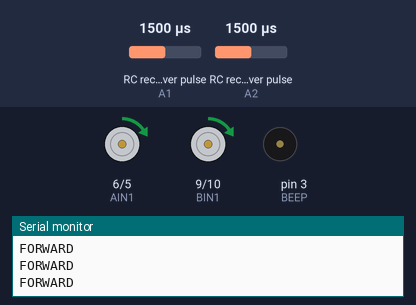
The sketch below on a simulated Arduino Nano, built with avr-gcc and run on an emulated ATmega328P. Parts: motor-driver pin pairs drawn as motors (green arrow = first pin HIGH = forward, orange = second pin HIGH = backward, longer = more drive), buzzer (waves = sounding, pin HIGH), the last lines printed to the serial monitor. Wiring (inferred from the names in the program): 2 × RC receiver channel: data A1 / data A2. The test bench sets the inputs (shaded band); at power-on: RC receiver pulse (sensors on A1, A2) 1500 µs.

Above: at 1.2 s.
1.3 s: RC receiver pulse (sensor on A1) set to 1020 µs
At 1.8 s:
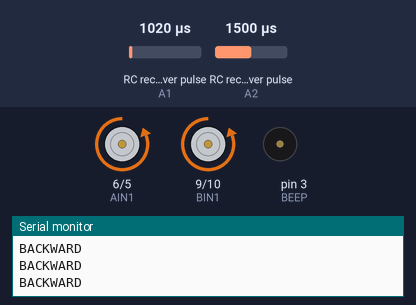
2.8 s: RC receiver pulse (sensor on A2) set to 1020 µs
At 4.0 s:
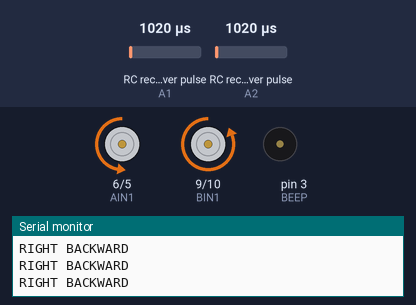
4.3 s: RC receiver pulse (sensor on A1) set to 1750 µs
At 5.2 s:
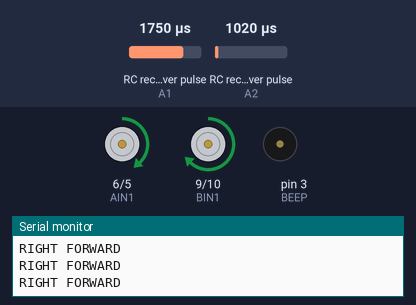
5.8 s: RC receiver pulse (sensor on A2) set to 1750 µs
At 6.4 s:
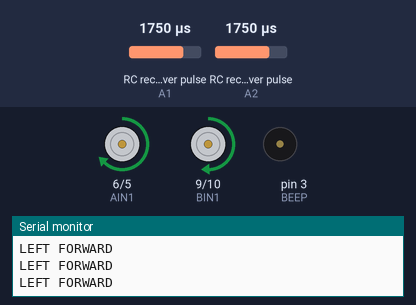
7.3 s: RC receiver pulse (sensor on A1) set to 1250 µs
At 8.5 s:
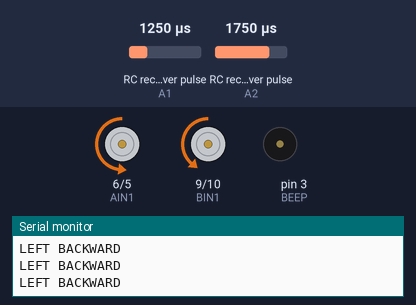
8.8 s: RC receiver pulse (sensor on A2) set to 1250 µs
At 9.9 s:
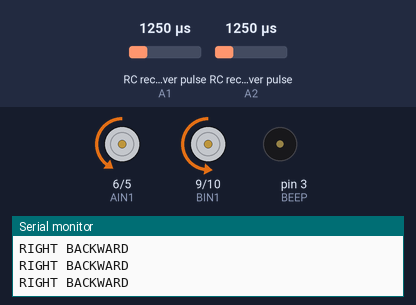
Timing chart, 0 to 11.3 s (numbered marks = the images above; inputs shaded):
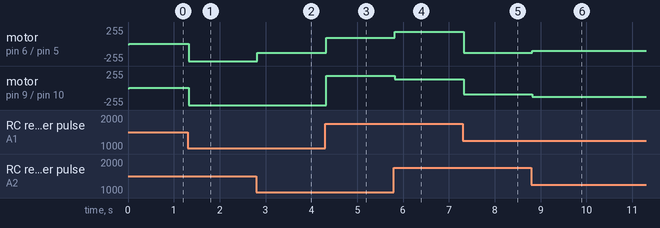

Measured:
- after the input at 1.3 s, motor on pin 6 (AIN1) / pin 5 (AIN2), motor on pin 9 (BIN1) / pin 10 (BIN2): forward 7/255 → backward 255/255 at once
- after the input at 2.8 s, motor on pin 6 (AIN1) / pin 5 (AIN2): backward 255/255 → backward 128/255 at once
- after the input at 4.3 s, motor on pin 6 (AIN1) / pin 5 (AIN2): backward 128/255 → forward 92/255 at once; motor on pin 9 (BIN1) / pin 10 (BIN2): backward 255/255 → forward 184/255 at once
- after the input at 5.8 s, motor on pin 6 (AIN1) / pin 5 (AIN2): forward 92/255 → forward 184/255 at once; motor on pin 9 (BIN1) / pin 10 (BIN2): forward 184/255 → forward 135/255 at once
- after the input at 7.3 s, motor on pin 6 (AIN1) / pin 5 (AIN2): forward 184/255 → backward 130/255 at once; motor on pin 9 (BIN1) / pin 10 (BIN2): forward 135/255 → backward 95/255 at once
- after the input at 8.8 s, motor on pin 6 (AIN1) / pin 5 (AIN2): backward 130/255 → backward 99/255 at once; motor on pin 9 (BIN1) / pin 10 (BIN2): backward 95/255 → backward 130/255 at once

The sketch:

buggy_firmware.ino
```cpp
/*
 * All-Terrain Buggy
 * Firmware for interfacing with buggy and remote control
 * Authors: Akshat Sahay, Chris Caron, Sebastian Armstrong
 */

/*
 * FlySky FS-GT
 * ------------
 * The FlySky FS-GT is a radio receiver module which pairs to a FlySky hobbyist controller.
 *
 * We connect this receiver to our Feather 328P and read the pulses on different channels using the pulseIn function.
 * CHANNEL_1 refers to the left joystick's vertical motion.
 * CHANNEL_2 refers to the right joystick's horizontal motion.
 * CHANNEL_3 refers to the right pot
 */

/* pin assignments for FlySky receiver signals */
#define CHANNEL_1 A1 // controller CH2
#define CHANNEL_2 A2 // controller CH4
#define CHANNEL_3 A3 // controller flipswitch L

/*
 * DRV8871 Motor Driver
 * --------------------
 * The DRV8871 is a brushed DC motor driver. Two logic inputs control 4 N-channel MOFSETs for bidirectional control.
 * The inputs can be either HIGH/LOW or PWM (we use PWM and LOW) to control motor speed and direction.
 * Setting both inputs to LOW activates a low-power deep sleep mode. This will help us conserve battery life.
 *
 * For ease of control, we connect each of the 3 motors on either side of the buggy together.
 * This allows us to use only 4 pins on the Arduino instead of 12 (2 for each motor)
 * This also makes turning easy, as we simply slow down a side to turn in either direction.
 * In the code, we refer to A as the right side and B as the left side.
 *
 * All inputs are PWM-capable pins
 * AIN1 refers to input 1 for the right side.
 * AIN2 refers to input 2 for the right side.
 * BIN1 refers to input 1 for the left side.
 * BIN2 refers to input 2 for the left side.
 */

/* pin assignments for driver control signals */
#define AIN1 6
#define AIN2 5
#define BIN1 9
#define BIN2 10

/*
 * We use pulseIn to read the pulse durations on CHANNEL_1 and CHANNEL_2.
 * pulseIn detects a change on a pin (LOW->HIGH/HIGH->LOW).
 * It measures the duration of the change and returns the duration in microseconds.
 *
 * The receiver pulses have default durations of about 1450us for CHANNEL_1 and 1475us for CHANNEL_2.
 * Any shorter or longer pulses mean the joysticks are being used, and the buggy needs to perform an action.
 *
 * The threshold values are to check for the default durations: they act as a "deadzone" when the joysticks
 * are in their central position. The car only performs actions when the durations are more than the
 * "deadzone" values.
 *
 * We organise the buggy's action into 5 modes: STOP, FORWARD, BACKWARD, LEFT and RIGHT.
 * Speed and vertical direction are controlled by the left joystick (sig1, CHANNEL_1).
 * Horizontal direction is controlled by the right joystick (sig2, CHANNEL_2).
 *
 * STOP, FORWARD and BACKWARD are simple: the car stops, goes forward or backward.
 * LEFT and RIGHT are a little more complex: in these modes the car goes in the direction specified,
 * but the forward and backward motion is controlled within these conditions.
*/

/* thresholds for signal values, used for identifying action and speed */
#define SIG_HIGH_ACC 1490
#define SIG_LOW_ACC 1410

#define SIG_HIGH_STEER 1515
#define SIG_LOW_STEER 1435

#define SIG_MAX_ACC 1850
#define SIG_MIN_ACC 1100

#define SIG_MAX_STEER 1950
#define SIG_MIN_STEER 1050

#define DEBUG 0

/* variables for incoming pulse widths from CHANNEL_1 and CHANNEL_2 respectively */
int sig1 = 0; // CHANNEL_1 value
int sig2 = 0; // CHANNEL_2 value
int beep = 0; // to BEEP or not

/* variables for speed of either side */
int a_speed = 0; // speed of right side
int b_speed = 0; // speed of left side
int offset  = 0; // speed difference for turning

/* pins for debugging and BEEP */
#define BEEP 3
#define CONFIG_R A6
#define CONFIG_L A7

/*
 * Function: setup
 * ---------------
 * Runs once at the beginning of the code (when the buggy powers up or resets).
 * Sets all required pin modes and begins the serial module.
 *
 * returns: none
 */
void setup() {
  // set RC channels to INPUT
  pinMode(CHANNEL_1, INPUT);
  pinMode(CHANNEL_2, INPUT);

  // set driver pins to OUTPUT
  pinMode(AIN1, OUTPUT);
  pinMode(AIN2, OUTPUT);
  pinMode(BIN1, OUTPUT);
  pinMode(BIN2, OUTPUT);

  // set debugging pins to OUTPUT
  pinMode(BEEP, OUTPUT);
  pinMode(CONFIG_L, OUTPUT);
  pinMode(CONFIG_R, OUTPUT);

  // start serial port
  Serial.begin(9600);
}

/*
 * Function: loop
 * --------------
 * Runs every clock cycle of the ATMEGA328P (8MHz frequency).
 * Collects pulse values from the FlySky FS-GT receiver and uses them to drive the buggy.
 *
 * returns: none
 */
void loop() {
  // get signal values from receiver
  sig1 = pulseIn(CHANNEL_1, HIGH);
  sig2 = pulseIn(CHANNEL_2, HIGH);

  if(DEBUG == 1) {
    // print signal values
    Serial.print("Signals: ");
    Serial.print(sig1);
    Serial.print(" ");
    Serial.println(sig2);
  }

  if(((sig1 < SIG_HIGH_ACC) && (sig1 > SIG_LOW_ACC)) && ((sig2 < SIG_HIGH_STEER) && (sig2 > SIG_LOW_STEER))) {
    // both signals are OFF, state: STOP
    Serial.println("OFF");

    // set drivers to STOP mode
    digitalWrite(AIN1, LOW);
    digitalWrite(AIN2, LOW);
    digitalWrite(BIN1, LOW);
    digitalWrite(BIN2, LOW);
  }

  else if((sig1 > SIG_HIGH_ACC) && ((sig2 < SIG_HIGH_STEER) && (sig2 > SIG_LOW_STEER))) {
    // sig1 is ON, sig2 is OFF, state: FORWARD
    Serial.println("FORWARD");

    // limit sig1 values for speed
    if(sig1 > SIG_MAX_ACC) sig1 = SIG_MAX_ACC;

    // get speed proportional to sig1 in FORWARD state
    // the higher the sig1 val, the higher the speed
    a_speed = map(sig1, SIG_HIGH_ACC, SIG_MAX_ACC, 0, 255);


    // set drivers to FORWARD mode
    analogWrite(AIN1, a_speed);
    digitalWrite(AIN2, LOW);
    analogWrite(BIN1, a_speed);
    digitalWrite(BIN2, LOW);
  }

  else if((sig1 < SIG_LOW_ACC) && ((sig2 < SIG_HIGH_STEER) && (sig2 > SIG_LOW_STEER))) {
    // sig1 is -ON, sig2 is OFF, state: BACKWARD
    Serial.println("BACKWARD");

    // limit sig1 values for speed
    if(sig1 < SIG_MIN_ACC) sig1 = SIG_MIN_ACC;

    // get speed proportional to sig1 in BACKWARD state
    // the lower the sig1 val, the higher the speed
    a_speed = map(sig1, SIG_LOW_ACC, SIG_MIN_ACC, 0, 255);

    // set driver to COUNTER-CLOCKWISE mode
    digitalWrite(AIN1, LOW);
    analogWrite(AIN2, a_speed);
    digitalWrite(BIN1, LOW);
    analogWrite(BIN2, a_speed);
  }

  else if((sig2 < SIG_LOW_STEER) && sig2 > 0) {
    // sig1 is either ON or OFF, sig2 is ON, state: RIGHT
    Serial.print("RIGHT ");

    if(sig1 > SIG_HIGH_ACC) {
      Serial.println("FORWARD");

      // limit sig1 values for speed
      if(sig1 > SIG_MAX_ACC) sig1 = SIG_MAX_ACC;
      // limit sig2 values for speed
      if(sig2 < SIG_MIN_STEER) sig2 = SIG_MIN_STEER;

      b_speed = map(sig1, SIG_HIGH_ACC, SIG_MAX_ACC, 0, 255);
      offset  = map(sig2, SIG_LOW_STEER, SIG_MIN_STEER, 0, b_speed/2);
      // to go RIGHT, left side faster than right side
      a_speed = b_speed - offset;

      // set driver to CLOCKWISE mode
      analogWrite(AIN1, a_speed);
      digitalWrite(AIN2, LOW);
      analogWrite(BIN1, b_speed);
      digitalWrite(BIN2, LOW);
    }

    else if(sig1 < SIG_LOW_ACC) {
      Serial.println("BACKWARD");

      // limit sig1 values for speed
      if(sig1 < SIG_MIN_ACC) sig1 = SIG_MIN_ACC;
      // limit sig2 values for speed
      if(sig2 < SIG_MIN_STEER) sig2 = SIG_MIN_STEER;

      b_speed = map(sig1, SIG_LOW_ACC, SIG_MIN_ACC, 0, 255);
      offset  = map(sig2, SIG_LOW_STEER, SIG_MIN_STEER, 0, b_speed/2);
      // to go RIGHT, left side faster than right side
      a_speed = b_speed - offset;

      // set driver to COUNTER-CLOCKWISE mode
      digitalWrite(AIN1, LOW);
      analogWrite(AIN2, a_speed);
      digitalWrite(BIN1, LOW);
      analogWrite(BIN2, b_speed);
    }

    else {
      Serial.println("SPIN");

      // limit sig2 values for speed
      if(sig2 < SIG_MIN_STEER) sig2 = SIG_MIN_STEER;
      // speed dependent solely on sig2 value
      a_speed = map(sig2, SIG_LOW_STEER, SIG_MIN_STEER, 0, 255);

      // set driver to SPIN, both sides move opposite dirs
      digitalWrite(AIN1, LOW);
      analogWrite(AIN2, a_speed);
      analogWrite(BIN1, a_speed);
      digitalWrite(BIN2, LOW);
    }
  }

  else if(sig2 > SIG_HIGH_STEER) {
    // sig1 is either ON or OFF, sig2 is ON, state: LEFT
    Serial.print("LEFT ");

    if(sig1 > SIG_HIGH_ACC) {
      Serial.println("FORWARD");

      // limit sig1 values for speed
      if(sig1 > SIG_MAX_ACC) sig1 = SIG_MAX_ACC;
      // limit sig1 values for speed
      if(sig2 > SIG_MAX_STEER) sig2 = SIG_MAX_STEER;

      a_speed = map(sig1, SIG_HIGH_ACC, SIG_MAX_ACC, 0, 255);
      offset  = map(sig2, SIG_HIGH_STEER, SIG_MAX_STEER, 0, a_speed/2);
      // to go LEFT, right side faster than left
      b_speed = a_speed - offset;

      // set driver to CLOCKWISE mode
      analogWrite(AIN1, a_speed);
      digitalWrite(AIN2, LOW);
      analogWrite(BIN1, b_speed);
      digitalWrite(BIN2, LOW);
    }

    else if(sig1 < SIG_LOW_ACC) {
      Serial.println("BACKWARD");

      // limit sig1 values for speed
      if(sig1 < SIG_MIN_ACC) sig1 = SIG_MIN_ACC;
      // limit sig1 values for speed
      if(sig2 > SIG_MAX_STEER) sig2 = SIG_MAX_STEER;

      a_speed = map(sig1, SIG_LOW_ACC, SIG_MIN_ACC, 0, 255);
      offset  = map(sig2, SIG_HIGH_STEER, SIG_MAX_STEER, 0, a_speed/2);
      // to go LEFT, right side faster than left
      b_speed = a_speed - offset;

      // set driver to COUNTER-CLOCKWISE mode
      digitalWrite(AIN1, LOW);
      analogWrite(AIN2, a_speed);
      digitalWrite(BIN1, LOW);
      analogWrite(BIN2, b_speed);
    }

    else {
      Serial.println("SPIN");

      // limit sig2 values for speed
      if(sig2 > SIG_MAX_STEER) sig2 = SIG_MAX_STEER;
      // speed dependent solely on sig2 value
      a_speed = map(sig2, SIG_HIGH_STEER, SIG_MAX_STEER, 0, 255);

      // set driver to SPIN, both sides move opposite dirs
      analogWrite(AIN1, a_speed);
      digitalWrite(AIN2, LOW);
      digitalWrite(BIN1, LOW);
      analogWrite(BIN2, a_speed);
    }
  }

  else {
    // sig1 or 2 are 0, something went wrong
    Serial.println("ERROR");

    // set driver to STOP mode
    digitalWrite(AIN1, LOW);
    digitalWrite(AIN2, LOW);
    digitalWrite(BIN1, LOW);
    digitalWrite(BIN2, LOW);
  }

  if(DEBUG == 1) {
    Serial.print("Speeds: ");
    Serial.print(a_speed);
    Serial.print(" ");
    Serial.println(b_speed);
  }
}
```
